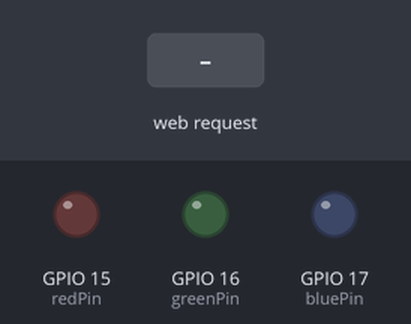
A sketch run on a simulated ESP32. Parts: output pins drawn as LEDs (lit = HIGH). Inputs (shaded band) come from the test bench. WiFi joins after 1.5 s; servers stay silent unless stated; what the sketch prints to the serial monitor is not drawn.

Above: at 2.7 s.
2.8 s: HTTP request GET /red/on received
At 3.5 s:
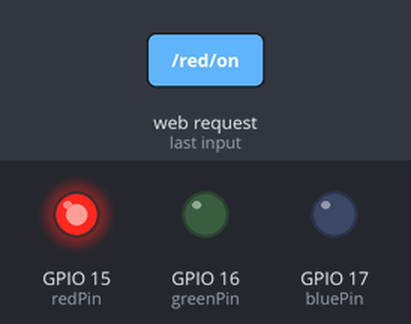
4.3 s: HTTP request GET /green/on received
At 4.7 s:
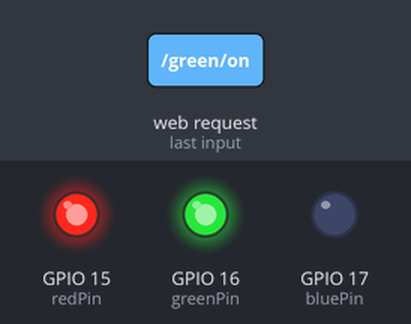
5.8 s: HTTP request GET /red/off received
At 7.0 s:
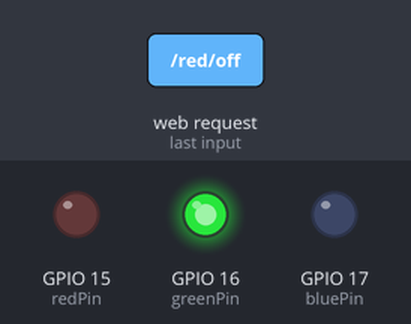
7.3 s: HTTP request GET /blue/on received
At 8.1 s:
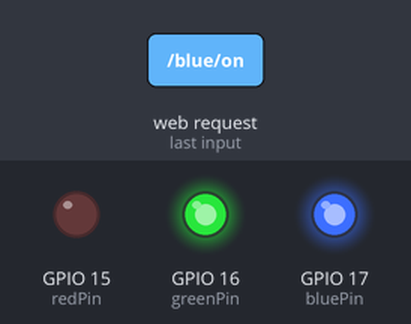
8.8 s: HTTP request GET /green/off received
At 9.3 s:
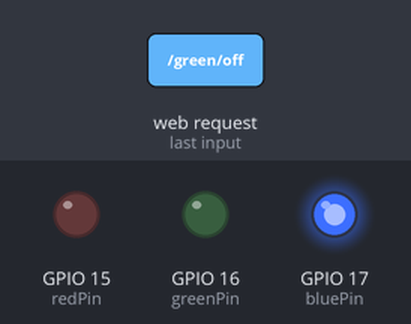
10.3 s: HTTP request GET /blue/off received
At 11.6 s:
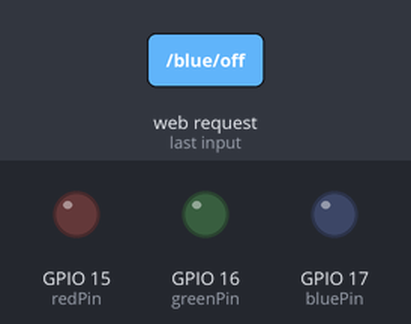
Timing chart, 0 to 12.8 s (numbered marks = the images above; inputs shaded):
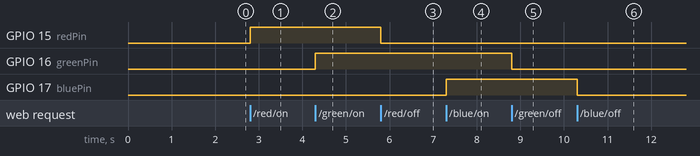

Measured:
- after the input at 2.8 s, GPIO 15 (redPin): LOW → HIGH at once
- after the input at 4.3 s, GPIO 16 (greenPin): LOW → HIGH at once
- after the input at 5.8 s, GPIO 15 (redPin): HIGH → LOW at once
- after the input at 7.3 s, GPIO 17 (bluePin): LOW → HIGH at once
- after the input at 8.8 s, GPIO 16 (greenPin): HIGH → LOW at once
- after the input at 10.3 s, GPIO 17 (bluePin): HIGH → LOW at once

The sketch:

main.ino
```cpp
#include <WiFi.h>
#include <WebServer.h>

const char* ssid = "";
const char* password = "";

int redPin = 15;
int greenPin = 16;
int bluePin = 17;

String red_state = "off";
String green_state = "off";
String blue_state = "off";

WebServer server(80);

void red_on() {
  red_state = "on";
  analogWrite(redPin, 255);
  handleRoot();
}

void red_off() {
  red_state = "off";
  analogWrite(redPin, 0);
  handleRoot();
}

void green_on() {
  green_state = "on";
  digitalWrite(greenPin, 255);
  handleRoot();
}

void green_off() {
  green_state = "off";
  digitalWrite(greenPin, 0);
  handleRoot();
}

void blue_on() {
  blue_state = "on";
  digitalWrite(bluePin, 255);
  handleRoot();
}

void blue_off() {
  blue_state = "off";
  digitalWrite(bluePin, 0);
  handleRoot();
}

void handleRoot() {
  String html = "<!DOCTYPE html><html><head><meta name=\"viewport\" content=\"width=device-width, initial-scale=1\">";
  html += "<link rel=\"icon\" href=\"data:,\">";
  html += "<style>body { background-color: #121212; color: white; }";
  html += "html { font-family: Helvetica; display: inline-block; margin: 0px auto; text-align: center;}";
  html += ".button { background-color: #E53935; border: none; color: white; padding: 16px 40px; text-decoration: none; font-size: 30px; margin: 2px; cursor: pointer; border-radius: 8px;}";
  html += ".button2 { background-color: #7F0000; }</style></head>";
  html += "<body><h1>ESP32 Web Server</h1>";

  html += "<p>Red - State " + red_state + "</p>";
  // to add the right button ON or OFF
  if (red_state == "off") {
    html += "<p><a href=\"/red/on\"><button class=\"button\">ON</button></a></p>";
  } else {
    html += "<p><a href=\"/red/off\"><button class=\"button button2\">OFF</button></a></p>";
  }

  html += "<p>Green - State " + green_state + "</p>";
  if (green_state == "off") {
    html += "<p><a href=\"/green/on\"><button class=\"button\">ON</button></a></p>";
  } else {
    html += "<p><a href=\"/green/off\"><button class=\"button button2\">OFF</button></a></p>";
  }

  html += "<p>Blue - State " + blue_state + "</p>";
  if (blue_state == "off") {
    html += "<p><a href=\"/blue/on\"><button class=\"button\">ON</button></a></p>";
  } else {
    html += "<p><a href=\"/blue/off\"><button class=\"button button2\">OFF</button></a></p>";
  }

  html += "</body></html>";
  server.send(200, "text/html", html);
}

void setup() {
  Serial.begin(9600);

  pinMode(redPin, OUTPUT);
  pinMode(greenPin, OUTPUT);
  pinMode(bluePin, OUTPUT);

  digitalWrite(redPin, LOW);
  digitalWrite(greenPin, LOW);
  digitalWrite(bluePin, LOW);

  WiFi.begin(ssid, password);

  server.begin();
  Serial.println("HTTP server started...");

  while (WiFi.status() != WL_CONNECTED) {
    delay(500);
    Serial.println("waiting...");
  }
  Serial.println("Your ESP32 local IP is:");
  Serial.println(WiFi.localIP());

  server.on("/", handleRoot);

  server.on("/red/on", red_on);
  server.on("/red/off", red_off);
  server.on("/green/on", green_on);
  server.on("/green/off", green_off);
  server.on("/blue/on", blue_on);
  server.on("/blue/off", blue_off);
}

void loop() {
  server.handleClient();
}
```
